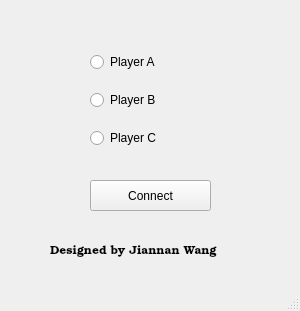
<?xml version="1.0" encoding="UTF-8"?>
<ui version="4.0">
 <class>MainWindow</class>
 <widget class="QMainWindow" name="MainWindow">
  <property name="geometry">
   <rect>
    <x>0</x>
    <y>0</y>
    <width>300</width>
    <height>311</height>
   </rect>
  </property>
  <property name="windowTitle">
   <string>MainWindow</string>
  </property>
  <widget class="QWidget" name="centralwidget">
   <widget class="QPushButton" name="connectButton">
    <property name="geometry">
     <rect>
      <x>90</x>
      <y>180</y>
      <width>121</width>
      <height>31</height>
     </rect>
    </property>
    <property name="text">
     <string>Connect</string>
    </property>
   </widget>
   <widget class="QLabel" name="author">
    <property name="geometry">
     <rect>
      <x>50</x>
      <y>240</y>
      <width>211</width>
      <height>22</height>
     </rect>
    </property>
    <property name="font">
     <font>
      <family>URW Bookman L</family>
      <pointsize>9</pointsize>
     </font>
    </property>
    <property name="text">
     <string>Designed by Jiannan Wang</string>
    </property>
   </widget>
   <widget class="QLabel" name="chooseLabel">
    <property name="geometry">
     <rect>
      <x>60</x>
      <y>40</y>
      <width>181</width>
      <height>121</height>
     </rect>
    </property>
    <property name="styleSheet">
     <string notr="true"/>
    </property>
    <property name="text">
     <string/>
    </property>
   </widget>
   <widget class="QWidget" name="verticalLayoutWidget">
    <property name="geometry">
     <rect>
      <x>90</x>
      <y>40</y>
      <width>111</width>
      <height>121</height>
     </rect>
    </property>
    <layout class="QVBoxLayout" name="verticalLayout">
     <item>
      <widget class="QRadioButton" name="AButton">
       <property name="text">
        <string>Player A</string>
       </property>
      </widget>
     </item>
     <item>
      <widget class="QRadioButton" name="BButton">
       <property name="text">
        <string>Player B</string>
       </property>
      </widget>
     </item>
     <item>
      <widget class="QRadioButton" name="CButton">
       <property name="text">
        <string>Player C</string>
       </property>
      </widget>
     </item>
    </layout>
   </widget>
  </widget>
  <widget class="QMenuBar" name="menubar">
   <property name="geometry">
    <rect>
     <x>0</x>
     <y>0</y>
     <width>300</width>
     <height>27</height>
    </rect>
   </property>
  </widget>
  <widget class="QStatusBar" name="statusbar"/>
 </widget>
 <resources/>
 <connections/>
</ui>
